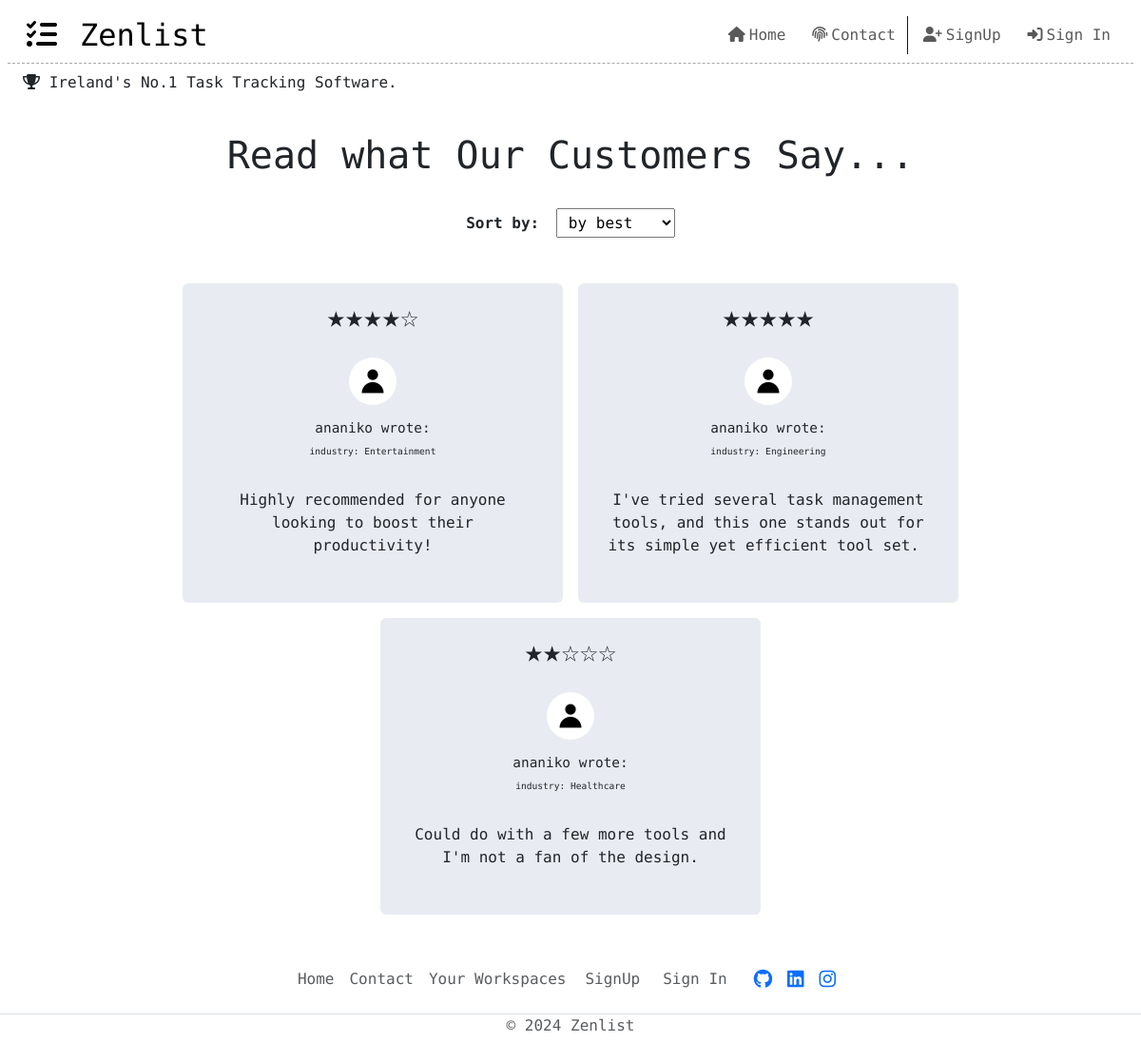
/reviews/, run on an earlier commit of the app's database.
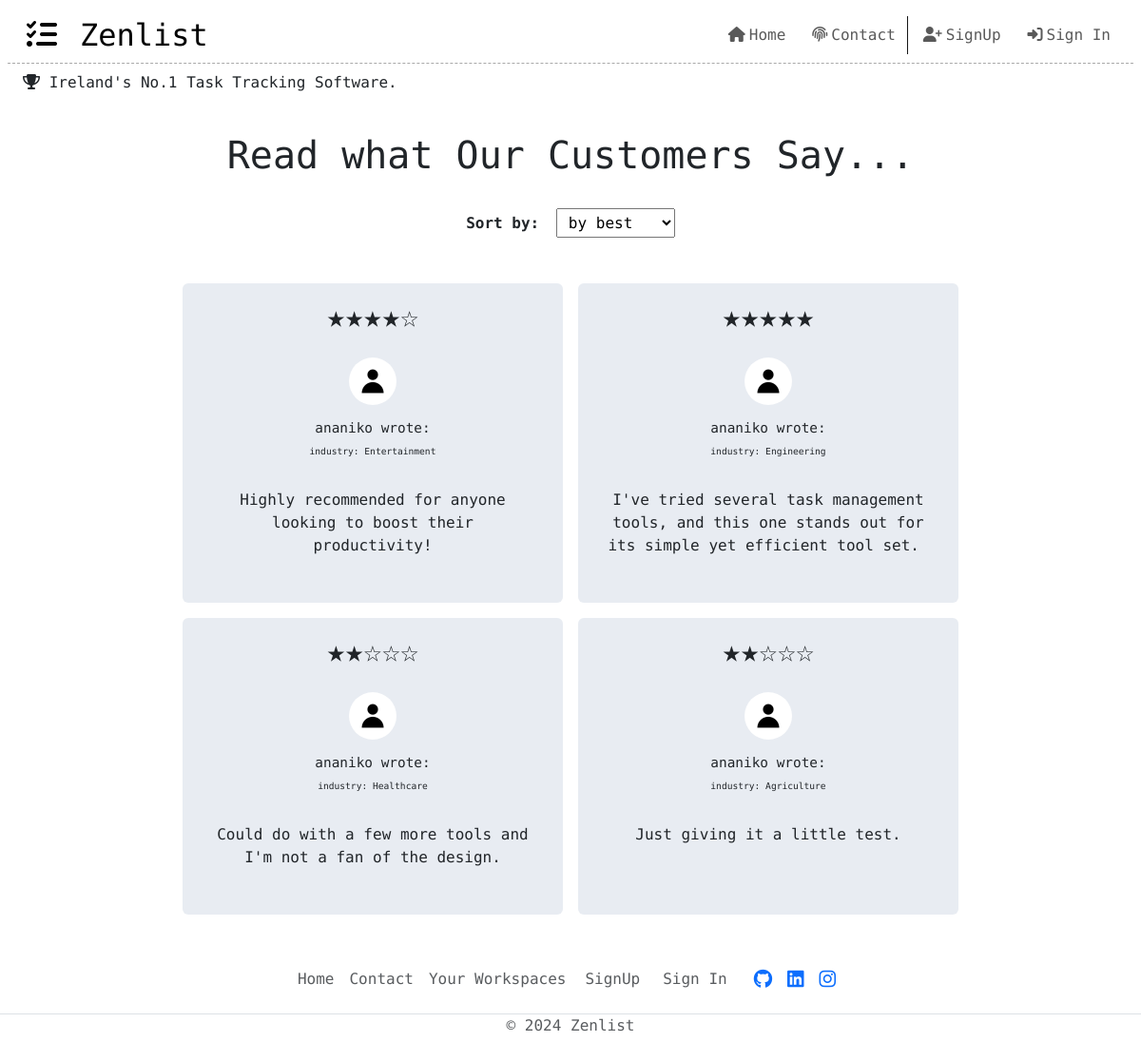
And on a later commit of the database.
### scrum/models.py (models this page shows, shortened)
class Review(models.Model):
    author = models.ForeignKey(
        User,
        on_delete=models.CASCADE,
        related_name="reviewer"
    )
    job_industry = models.CharField(
        choices=INDUSTRY,
        default='other',
        max_length=22
    )
    rating = models.CharField(
        choices=STARS,
        default='no rating',
        max_length=5
    )
    review = models.TextField()
    reviewed_on = models.DateField(auto_now_add=True)
    approved = models.BooleanField(default=False)

### scrum/views.py (the view)
# urls.py: path('reviews/', Zenlist_Reviews, name='reviews'),
def Zenlist_Reviews(request):
    all_reviews = Review.objects.all()
    best_reviews = Review.objects.filter(rating__icontains='★★★')
    five_star = Review.objects.filter(rating='★★★★★')
    four_star = Review.objects.filter(rating='★★★★☆')
    three_star = Review.objects.filter(rating='★★★☆☆')
    two_star = Review.objects.filter(rating='★★☆☆☆')
    one_star = Review.objects.filter(rating='★☆☆☆☆')
    user_reviews = Review.objects.filter(author=request.user.id, approved=False)
    if request.method == 'POST':
        reviewForm = ReviewForm(data=request.POST)
        if reviewForm.is_valid:
            review = reviewForm.save(commit=False)
            review.author = request.user
            review.approved = False
            reviewForm.save()
            messages.add_message(
                request, messages.SUCCESS,
                '''Thanks for your review! Our administrators will
                review your submission within 2 business days.'''
            )
            return redirect('hello')
        else:
            messages.add_message(
            request, messages.SUCCESS,
            '''There was an issue while trying to submit your review.
            Please try again in a few mins.
            If the issue persists, please contact us using our dedicated
            contact page.'''
        )
    else:
        reviewForm = ReviewForm()
        context = {
        'reviews': all_reviews,
        'one_star': one_star,
        'two_star': two_star,
        'three_star': three_star,
        'four_star': four_star,
        'five_star': five_star,
        'user_reviews': user_reviews,
        'best_reviews': best_reviews,
        'reviewForm': reviewForm,
    }
    return render(
        request,
        "scrum/reviews.html",
        context
    )

### scrum/forms.py
class ReviewForm(forms.ModelForm):
    class Meta:
        model = Review
        fields = ('job_industry', 'rating', 'review',)
        labels = {
            'job_industry' : 'Your Industry',
            'rating' : 'How did we do?',
            'review' : 'Share Your Thoughts'
        }

### scrum/templates/scrum/reviews.html (shortened to what this page needs)
{% extends "base.html" %}
{% load static %}
{% block content %}
{% if reviews %}
<div class="container full-width d-flex flex-column mt-3 mx-0">
    <div class="heading-container d-flex flex-column align-items-center justify-content-center mb-4 text-center">
        <h1>Read what Our Customers Say...</h1>
        <div class="select-filter my-4">
            <label for="review-filter" class="me-2"><strong>Sort by:</strong></label>
            <select name="review-filter" class="px-2 py-1" id="review-filter">
            <option value="by best">by best</option>
            </select>
        </div>
    </div>
    <div class="row d-flex justify-content-center" id="review-box">
        {% for review in reviews %}
        {% if review.approved %}
        <div class="card col-md-4 col-sm-12 mb-3 mx-2 zenlist-review" style="background-color: rgb(232, 236, 242); outline: none; border: none;" data-reviewedOn="{{review.reviewed_on}}" data-highestRate="{{review.rating}}" data-review-id="{{review.id}}">
            <div class="card-body">
                <div class="author-review mb-3 text-center">
                    <h2 class="star-rating">{{review.rating}}</h2>
                    <div class="author-profile d-flex mb-3 d-flex flex-column align-items-center">
                        <img class="card-img-top profile-image m-3" src="{% static 'images/default_profile_image.jpg' %}" alt="author profile image">
                        <div class="author-personal">
                            <h5 class="author-bio">{{review.author}} wrote:</h5>
                            <p class="author-industry">industry: {{review.job_industry}}</p>
                        </div>
                    </div>
                    <div class="main-review-content d-flex align-items-start justify-content-center">
                        <p>{{review.review | safe}}</p>
                    </div>
                </div>
            </div>
        </div>
        {% endif %}
        {% endfor %}
    </div>
</div>
{% endif %}
{% endblock %}

What changed in the data, as far as the page shows it:
added Review: rating "★★☆☆☆", approved True (drawn), author "ananiko", job_industry "Agriculture", review "Just giving it a little test."
